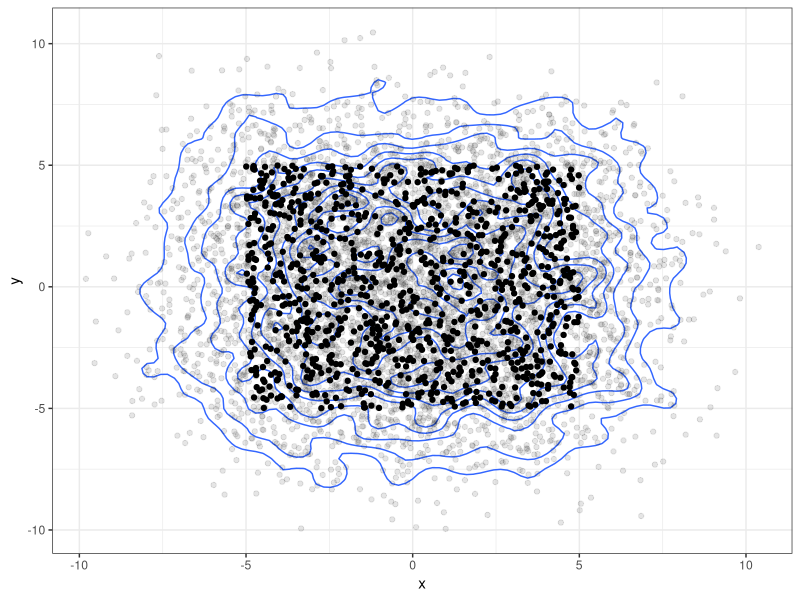
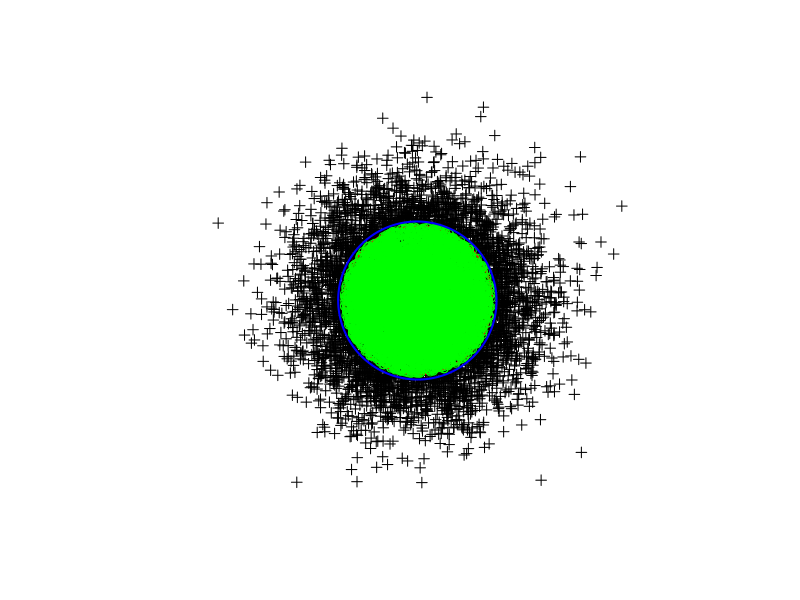
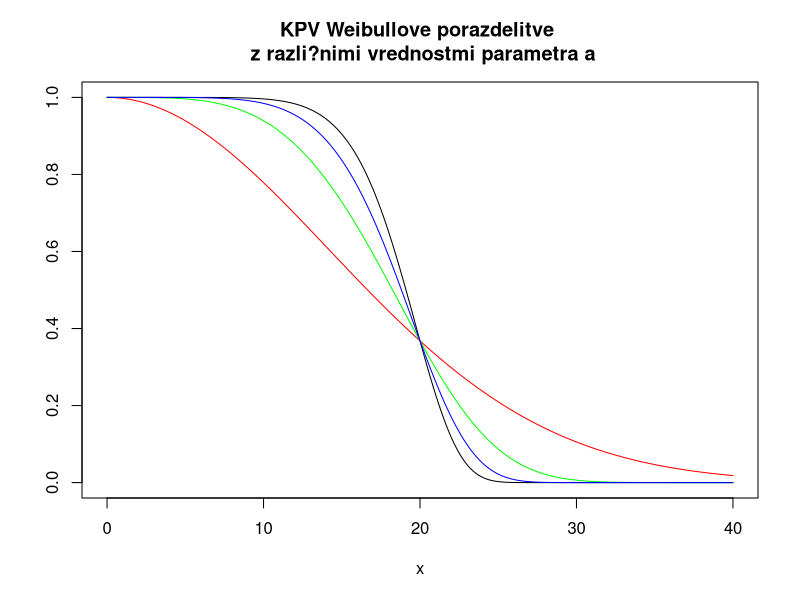
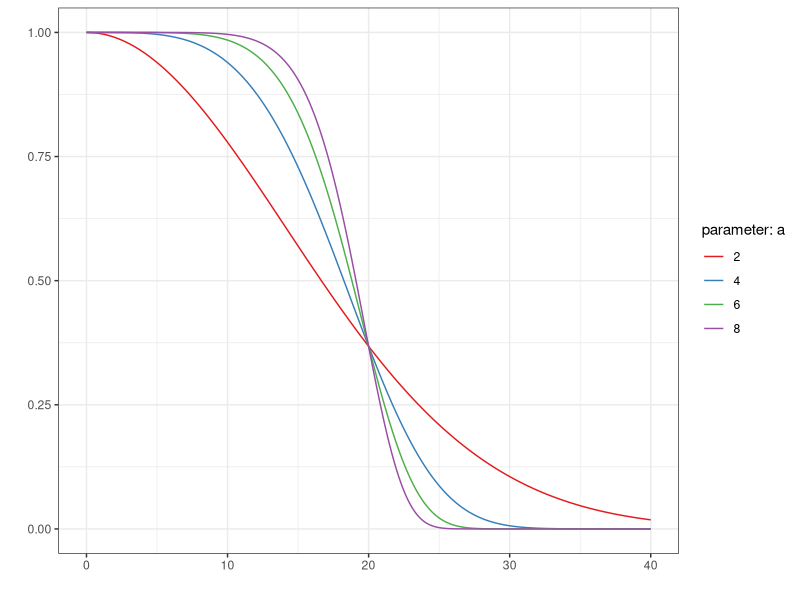
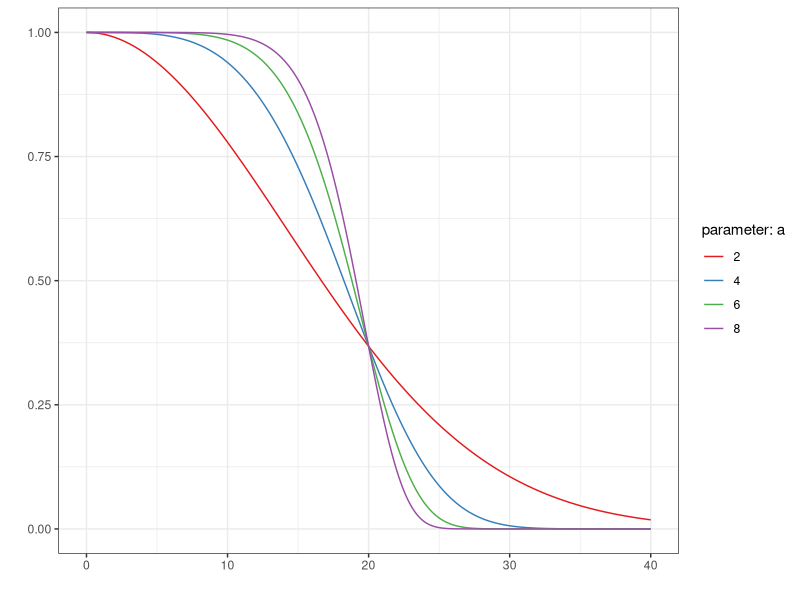

Generate these figures, in order, with R:
library(ggplot2)
library(sp)
library(mixtools)

set.seed(2)

N <- 1000
SD <- 2

xy <- data.frame(x = runif(N, min = -5, max = 5),
                 y = runif(N, min = -5, max = 5))

SS <- 5000
ss <- data.frame(x = rnorm(SS, mean = xy$x, sd = SD),
                 y = rnorm(SS, mean = xy$y, sd = SD)
)


ggplot(ss, aes(x = x, y = y)) +
  theme_bw() +
  geom_density2d(h = 1.5) +
  geom_point(alpha = 0.1) +
  geom_point(data = xy, aes(x = x, y = y))

#####

# koliko točk je znotraj 1 SD?
N <- 10000
set.seed(357)
xy <- data.frame(x = rnorm(n = N, mean = 0, sd = 1),
                 y = rnorm(n = N, mean = 0, sd = 1))

# SD ni preprosto SD_x ali SD_y, ampak SD_x + SD_y + 2*korelacija(x,y) * cov_x * cov_y
# https://www.probabilitycourse.com/chapter5/5_3_2_bivariate_normal_dist.php
radius <- sqrt(sum(diag(var(xy))) + (2 * cor(xy$x, xy$y) * sd(xy$x) * sd(xy$y)))

theta <- seq (0, 2 * pi, length = 1000)
krog <- data.frame(x = radius * cos(theta),
                   y = radius * sin(theta))

sp.krog <- SpatialPolygons(list(Polygons(list(Polygon(krog)), ID = 1)))

sp.xy <- xy
coordinates(sp.xy) <- ~ x + y

plot(sp.xy, asp = 1)
plot(sp.krog, lwd = 2, border = "red", add = TRUE, col = NA)

pins <- over(x = sp.xy, y = sp.krog)
sum(pins, na.rm = TRUE)/N
pins[is.na(pins)] <- FALSE

points(sp.xy[pins == 1, ], col = "green")

# poskus s tole kodo iz mixtools::ellipse:
# http://stats.stackexchange.com/a/36023/144
# plot(sp.xy, asp = 1)
# plot(sp.krog, lwd = 2, border = "red", add = TRUE, col = NA)

es <- eigen(cov(xy))
e1 <- es$vec %*% diag(sqrt(es$val))
r1 <- sqrt(qchisq(0.68, 2)) # 1 SD
theta <- seq(0, 2 * pi, len = 2000)
v1 <- cbind(r1 * cos(theta), r1 * sin(theta))
pts <- t(colMeans(xy) - (e1 %*% t(v1)))
colnames(pts) <- c("x", "y")
sp.krog2 <- SpatialPolygons(list(Polygons(list(Polygon(pts)), ID = 1)))

# plot(sp.xy, asp = 1)
lines(pts, col = "blue", lwd = 2)

pins <- over(x = sp.xy, y = sp.krog2)
sum(pins, na.rm = TRUE)/N


#########################
# prikaz weibullove CDF #
#########################
x <- seq(0, 40, by = 0.1)

plot(x, 1 - pweibull(q = x, shape = 8, scale = 20), type = "l", ylab = "", 
     main = "KPV Weibullove porazdelitve \n z razli?nimi vrednostmi parametra a")
lines(x, 1 - pweibull(q = x, shape = 2, scale = 20), col = "red")
lines(x, 1 - pweibull(q = x, shape = 4, scale = 20), col = "green")
lines(x, 1 - pweibull(q = x, shape = 6, scale = 20), col = "blue")

xy <- sapply(seq(2, 8, by = 2), FUN = function(s, x) {
  data.frame(wb = 1 - pweibull(q = x, shape = s, scale = 20), 
             s = s, x = x)
}, x = x, simplify = FALSE)

xy <- do.call(rbind, xy)
xy$s <- as.factor(xy$s)

ggplot(xy, aes(x = x, y = wb, color = s)) +
  theme_bw() +
  geom_line() +
  xlab("") + ylab("") +
  scale_color_brewer(palette = "Set1", name = "parameter: a")

ggsave("./figures/weibull_platfon.pdf", width = 5, height = 5)
